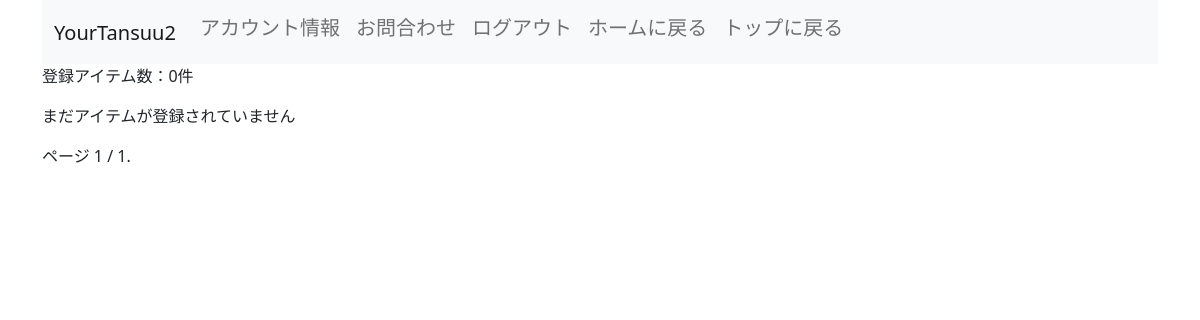
/contents/item-list/ (signed in), run on an earlier commit of the app's database.
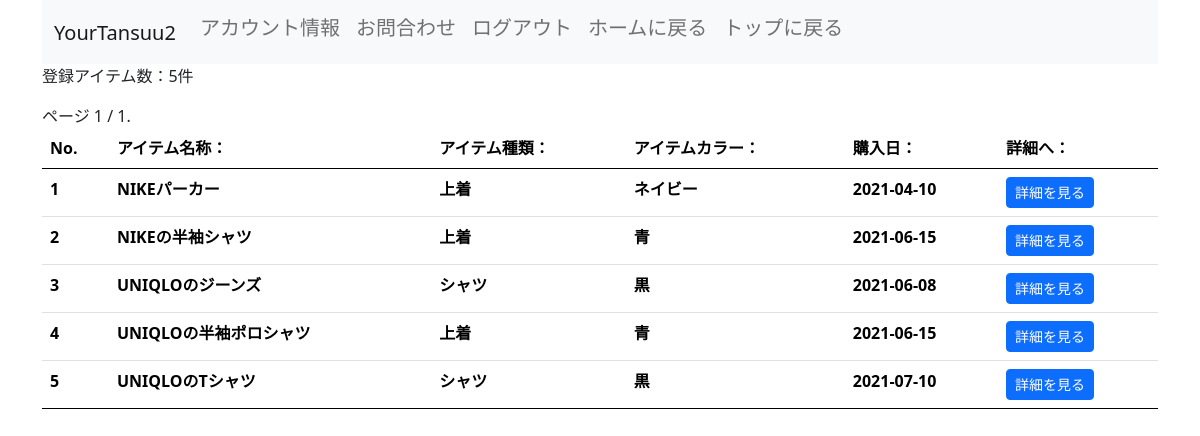
And on a later commit of the database.
### item/models.py (models this page shows, shortened)
class Item(models.Model):
    user = models.ForeignKey(settings.AUTH_USER_MODEL, verbose_name='ユーザー', on_delete=models.CASCADE,null=True)
    data_id = models.AutoField(verbose_name = 'アイテムNo.', primary_key=True)
    item_type = models.CharField(verbose_name = 'アイテム種類', max_length=255, choices = ITEM_TYPE_CHOICES)
    season = models.CharField(verbose_name = '季節', max_length=10, choices = SEASON_CHOICES)
    occasion = models.CharField(verbose_name = 'シーン', max_length=30, choices = OCCASION_CHOICES)
    item_name = models.CharField(verbose_name = 'アイテム名称', max_length=300)
    item_color = models.CharField(verbose_name = 'アイテム色', max_length=20, choices = ITEM_COLOR_CHOICES)
    item_brand = models.CharField(verbose_name = 'ブランド', max_length=150)
    purchase_date = models.CharField(verbose_name = '購入日', max_length = 150)
    pricing = models.IntegerField(verbose_name = '購入価格(円)', )
    purchase_place = models.CharField(verbose_name = '購入場所', max_length=255)
    item_image = models.ImageField(verbose_name = 'アイテム画像', upload_to='images/closet', blank = True, null=True)
    memo = models.TextField(verbose_name = 'メモ', blank=True)
    favorite_level = models.IntegerField(verbose_name = 'お気に入り度', choices = FAVORITE_LEVEL_CHOICES)
    item_importance = models.IntegerField(verbose_name = '大事さ', choices = ITEM_IMPORTANCE_CHOICES)
    create_date = models.DateTimeField(verbose_name = '作成日', auto_now_add=True)
    update_date = models.DateTimeField(verbose_name = '更新日', auto_now=True)
    closet = models.ManyToManyField(Closet)

### item/views.py (the view)
# urls.py: path('contents/item-list/', Itemlistview, name = 'item_list'),
@login_required
def Itemlistview(request):
    item_list = Item.objects.filter(user_id = request.user)
    paginator = Paginator(item_list, 10)
    page_number = request.GET.get('page')
    page_object = paginator.get_page(page_number)
    return render(request, 'contents/item_list.html', {'page_object': page_object})

### templates/contents/item_list.html (shortened to what this page needs)
{% extends 'base.html' %}
{% load django_bootstrap5 %}
{% block header %}
<div class = "container">
  <nav class="navbar navbar-expand-lg navbar-light bg-light">
      <div class="container-fluid">
        <h2><a class="navbar-brand" href="#">YourTansuu2</a></h2>
        <div class="collapse navbar-collapse" id="navbarNav">
          <ul class="navbar-nav">
            <li class="nav-item">
                <h5><a class="nav-link" href="{% url 'account_control' %}">アカウント情報</a></h5>
            </li>
            <li class="nav-item">
              <h5><a class="nav-link" href="#">お問合わせ</a></h5>
            </li>
            <li class="nav-item">
              <h5><a class="nav-link" href="{% url 'original_logout' %}">ログアウト</a></h5>
            </li>
            <li class="nav-item">
              <h5><a class="nav-link" href="{% url 'index' %}">ホームに戻る</a></h5>
            </li>
            <li class="nav-item">
              <h5><a class="nav-link" href="{% url 'home' %}">トップに戻る</a></h5>
            </li>
          </ul>
        </div>
      </div>
  </nav>
  </div>
{% endblock header %}
{% block content %}
<div class="container">
  <p>登録アイテム数：{{ page_object | length }}件</p>
  {% if page_object %}
  <table class="table">
    <thead>
      <tr>
        <th>No.</th>
        <th>アイテム名称：</th>
        <th>アイテム種類：</th>
        <th>アイテムカラー：</th>
        <th>購入日：</th>
        <th>詳細へ：</th>
      </tr>
    </thead>
    <tbody>
      {% for item in page_object %}
      <tr>
        <th>{{ forloop.counter0 | add:page_object.start_index }}</th>
        <th>{{ item.item_name|upper }}</th>
        <th>{{ item.get_item_type_display|upper }}</th>
        <th>{{ item.get_item_color_display|upper }}</th>
        <th>{{ item.purchase_date|upper }}</th>
        <th><a href="{% url 'item_detail' item.pk %}"button class="btn btn-sm btn-primary" type="submit">詳細を見る</a></th>
      </tr>
      {% endfor %}
    </tbody>
    {% else %}
    <p>まだアイテムが登録されていません</p>
    {% endif %}
<div class="pagination">
    <span class="step-links">
        <span class="current">
            ページ {{ page_object.number }} / {{ page_object.paginator.num_pages }}.
        </span>
    </span>
</div>
{% endblock content %}

What changed in the data, as far as the page shows it:
added Item: item_name "NIKEパーカー", item_type "上着", item_color "ネイビー", purchase_date "2021-04-10"
added Item: item_name "NIKEの半袖シャツ", item_type "上着", item_color "青", purchase_date "2021-06-15"
added Item: item_name "UNIQLOのジーンズ", item_type "シャツ", item_color "黒", purchase_date "2021-06-08"
added Item: item_name "UNIQLOの半袖ポロシャツ", item_type "上着", item_color "青", purchase_date "2021-06-15"
added Item: item_name "UNIQLOのTシャツ", item_type "シャツ", item_color "黒", purchase_date "2021-07-10"
Also different on the page:
{{ page_object | length }}: "0" → "5"
text no longer shown: "まだアイテムが登録されていません"
text now shown: "No. アイテム名称： アイテム種類： アイテムカラー： 購入日： 詳細へ："
